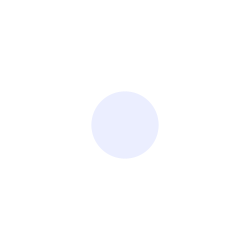
Frame 1 (no input)
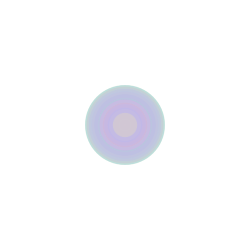
Frame 60 (the mouse pressed at the canvas centre just before this capture)
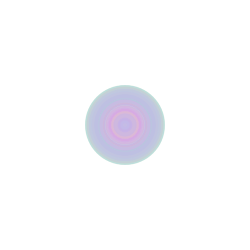
Frame 120 (the mouse held since frame 60 and released just before this capture)

The Processing sketch that drew these frames (run headless with seeded random() and noise(); from frame 60 on, the mouse is pressed at the canvas centre):

// Processing sketch: processing_133779
// ── processing_133779.pde

int counter;

void setup() {  //setup function called initially, only once
  size(250, 250);
  background(255);  //set background white
  colorMode(HSB);   //set colors to Hue, Saturation, Brightness mode
  counter = 0;
}

void draw() {  //draw function loops 
  counter++;
  noStroke();
  fill(random(255),100,255,50);
  
  if(mousePressed == true) { //add some interaction
    ellipse(mouseX, mouseY, 40*sin(counter), 40*sin(counter));
  }
  else {
    ellipse(width/2, height/2, 80*sin(counter), 80*sin(counter));
  }
}
